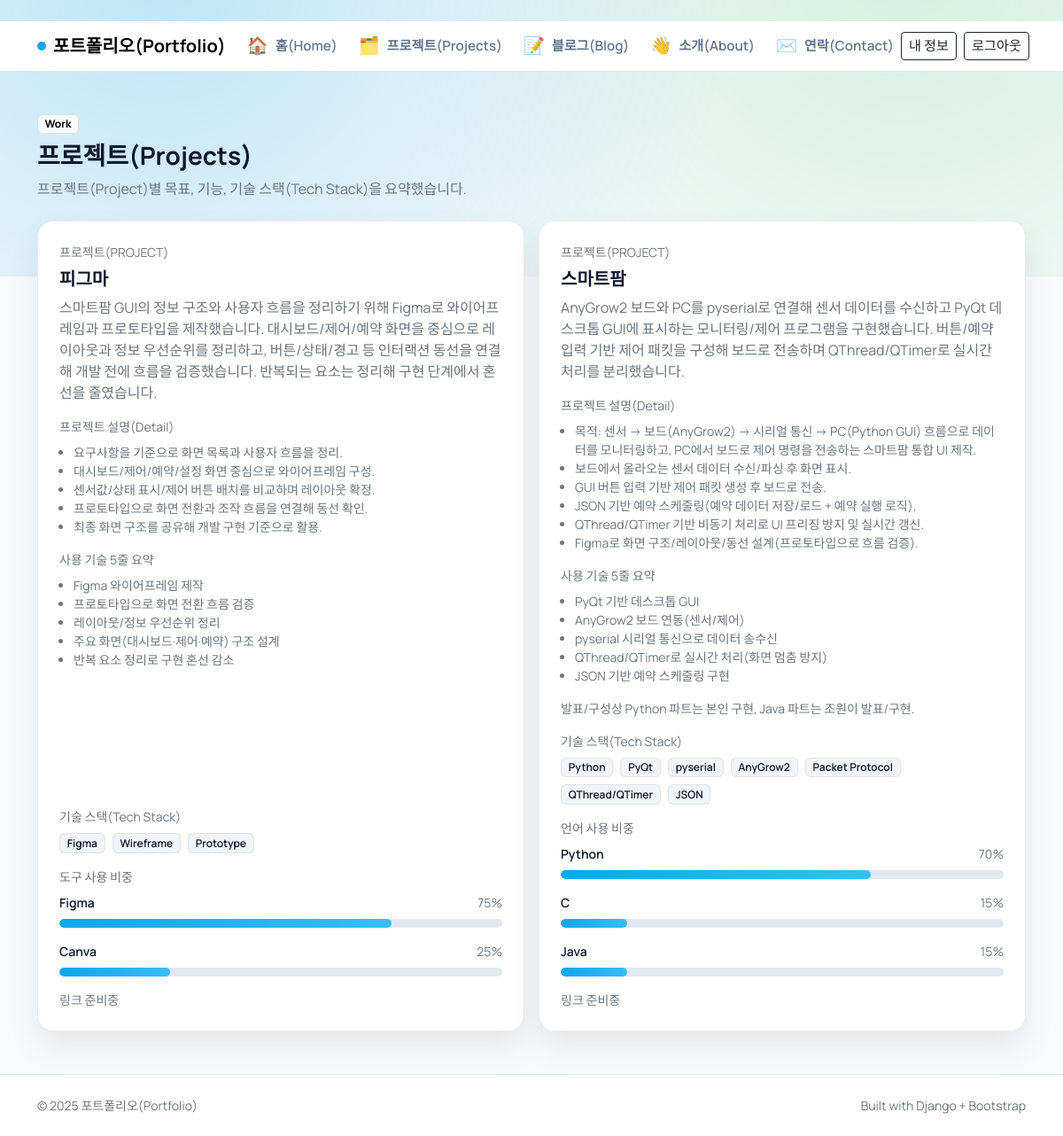
Page /projects/ (signed in) on the committed database.
### pages/models.py (models this page shows, shortened)
class Project(models.Model):
    USAGE_LANGUAGE = "language"
    USAGE_TOOL = "tool"
    USAGE_OTHER = "other"
    USAGE_CHOICES = [
        (USAGE_LANGUAGE, "Language"),
        (USAGE_TOOL, "Tool"),
        (USAGE_OTHER, "Other"),
    ]
    name = models.CharField(max_length=200)
    summary = models.TextField()
    link = models.URLField(blank=True)
    tech_stack = models.JSONField(default=list, blank=True)
    details = models.JSONField(default=list, blank=True)
    highlights = models.JSONField(default=list, blank=True)
    note = models.TextField(blank=True)
    usage_title = models.CharField(max_length=120, blank=True)
    usage_type = models.CharField(max_length=20, choices=USAGE_CHOICES, blank=True)
    usage_items = models.JSONField(default=list, blank=True)
    owner = models.ForeignKey(
        settings.AUTH_USER_MODEL,
        on_delete=models.CASCADE,
        related_name="projects",
        null=True,
        blank=True,
    )
    order = models.PositiveIntegerField(default=0)
    created_at = models.DateTimeField(default=timezone.now)
    updated_at = models.DateTimeField(auto_now=True)
    class Meta:
        ordering = ["order", "-created_at"]

### pages/views.py (the view)
# urls.py: path("projects/", views.projects, name="projects"),
def projects(request):
    profile = _build_profile()
    projects = _get_projects(request.user)
    return render(request, "pages/projects.html", {"profile": profile, "projects": projects})

### pages/views.py (called while the page is built)
def _get_projects(user):
    if not user.is_authenticated:
        return []
    return list(Project.objects.filter(owner=user))

def _build_profile():
    profile = PROFILE.copy()
    email = profile.get("email", "")
    profile["email_link"] = f"mailto:{email}" if email else ""
    github = profile.get("github", "")
    if github and not github.startswith(("http://", "https://")):
        profile["github_link"] = f"https://github.com/{github}"
    else:
        profile["github_link"] = github
    profile["resume_link"] = profile.get("resume", "")
    return profile

### pages/templates/pages/projects.html (shortened to what this page needs)
﻿{% extends "blog/base.html" %}
{% block content %}
<section class="mb-4 fade-up">
  <span class="badge text-bg-light border mb-2">Work</span>
  <h1 class="h3 fw-bold mb-2">프로젝트(Projects)</h1>
  <p class="text-secondary mb-0">프로젝트(Project)별 목표, 기능, 기술 스택(Tech Stack)을 요약했습니다.</p>
</section>
<div class="row row-cols-1 row-cols-md-2 g-3 stagger">
  {% for project in projects %}
    {% include "pages/_project_card.html" with project=project show_detail=True %}
  {% endfor %}
</div>
{% endblock %}

### pages/templates/pages/_project_card.html (shortened to what this page needs)
﻿<div class="col">
  <div class="surface h-100 p-4 d-flex flex-column">
    <div class="small text-uppercase text-secondary mb-2">프로젝트(Project)</div>
    <h3 class="h5 fw-bold mb-2">{{ project.name }}</h3>
    <div class="flex-grow-1">
      <p class="text-secondary mb-3">{{ project.summary }}</p>
      {% if show_detail and project.details %}
        <div class="mb-3">
          <div class="small text-secondary mb-2">프로젝트 설명(Detail)</div>
          <ul class="small text-secondary mb-0 ps-3">
            {% for line in project.details %}
              <li>{{ line }}</li>
            {% endfor %}
          </ul>
        </div>
      {% endif %}
      {% if show_detail and project.highlights %}
        <div class="mb-3">
          <div class="small text-secondary mb-2">사용 기술 5줄 요약</div>
          <ul class="small text-secondary mb-0 ps-3">
            {% for line in project.highlights %}
              <li>{{ line }}</li>
            {% endfor %}
          </ul>
        </div>
      {% endif %}
      {% if show_detail and project.note %}
        <div class="small text-secondary mb-3">{{ project.note }}</div>
      {% endif %}
    </div>
    <div class="mb-3">
      <div class="small text-secondary mb-2">기술 스택(Tech Stack)</div>
      <div class="d-flex flex-wrap gap-2">
        {% for tech in project.tech_stack %}
          <span class="badge badge-skill">{{ tech }}</span>
        {% endfor %}
      </div>
    </div>
    {% if show_detail and project.usage_items %}
      <div class="mb-3">
        <div class="small text-secondary mb-2">
          {% if project.usage_title %}
            {{ project.usage_title }}
          {% elif project.usage_type == "tool" %}
            도구 사용 비중
          {% elif project.usage_type == "language" %}
            언어 사용 비중
          {% else %}
            사용 비중
          {% endif %}
        </div>
        <div class="d-grid gap-3">
          {% for item in project.usage_items %}
            <div>
              <div class="d-flex justify-content-between small mb-2">
                <span class="fw-semibold">{{ item.label }}</span>
                <span class="text-secondary">{{ item.percent }}%</span>
              </div>
              <div class="chart-track">
                <div class="chart-fill accent" style="width: {{ item.percent }}%"></div>
              </div>
            </div>
          {% endfor %}
        </div>
      </div>
    {% endif %}
    {% if project.link %}
      <a class="btn btn-sm btn-outline-primary mt-auto" href="{{ project.link }}" target="_blank" rel="noopener">링크(Link)</a>
    {% else %}
      <div class="mt-auto small text-secondary">링크 준비중</div>
    {% endif %}
  </div>
</div>

### blog/templates/blog/base.html (style rules this page uses)
:root { --ink: #0f172a; --muted: #64748b; --accent: #0ea5e9; --accent-2: #22c55e; --surface: #ffffff; --border: rgba(15, 23, 42, 0.08); --radius: 18px; }
body { font-family: "Manrope", sans-serif; color: var(--ink); background: #f8fafc; min-height: 100vh; }
body::before { content: ""; position: fixed; inset: -10% 0 auto 0; height: 55vh; background: radial-gradient(circle at 15% 20%, rgba(14, 165, 233, 0.25), transparent 60%), radial-gradient(circle at 85% 15%, rgba(34, 197, 94, 0.18), transparent 55%); z-index: -1; }
.surface { background: var(--surface); border: 1px solid var(--border); border-radius: var(--radius); box-shadow: 0 18px 36px rgba(15, 23, 42, 0.08); }
.badge-skill { background: #f1f5f9; color: var(--ink); border: 1px solid rgba(15, 23, 42, 0.08); font-weight: 600; }
.chart-track { height: 10px; background: #e2e8f0; border-radius: 999px; overflow: hidden; }
.chart-fill { height: 100%; border-radius: 999px; }
.chart-fill.accent { background: linear-gradient(90deg, var(--accent), #38bdf8); }
.fade-up { animation: fadeUp 0.7s ease both; }
.stagger > * { animation: fadeUp 0.7s ease both; }
.stagger > *:nth-child(2) { animation-delay: 0.08s; }

### rows in the picture
Project: name "피그마", summary "스마트팜 GUI의 정보 구조와 사용자 흐름을 정리하기 위해 Figma로 와이어프레임과 프로토타입을 제작했습니다. 대시보드/제어/예약 화면을 중심으로 레이아웃과 정보 우선순위를 정리하고, 버튼/상태/경고 등 인터랙션 동선을 연결해 개발 전에 흐름을 검증했습니다. 반복되는 요소는 정리해 구현 단계에서 혼선을 줄였습니다.", details "요구사항을 기준으로 화면 목록과 사용자 흐름을 정리." "대시보드/제어/예약/설정 화면 중심으로 와이어프레임 구성." "센서값/상태 표시/제어 버튼 배치를 비교하며 레이아웃 확정." "프로토타입으로 화면 전환과 조작 흐름을 연결해 동선 확인." "최종 화면 구조를 공유해 개발 구현 기준으로 활용.", highlights "Figma 와이어프레임 제작" "프로토타입으로 화면 전환 흐름 검증" "레이아웃/정보 우선순위 정리" "주요 화면(대시보드·제어·예약) 구조 설계" "반복 요소 정리로 구현 혼선 감소", tech_stack "Figma" "Wireframe" "Prototype", usage_title "도구 사용 비중", label "Figma" "Canva", percent "75" "25", link "링크 준비중"
Project: name "스마트팜", summary "AnyGrow2 보드와 PC를 pyserial로 연결해 센서 데이터를 수신하고 PyQt 데스크톱 GUI에 표시하는 모니터링/제어 프로그램을 구현했습니다. 버튼/예약 입력 기반 제어 패킷을 구성해 보드로 전송하며 QThread/QTimer로 실시간 처리를 분리했습니다.", details "목적: 센서 -> 보드(AnyGrow2) -> 시리얼 통신 -> PC(Python GUI) 흐름으로 데이터를 모니터링하고, PC에서 보드로 제어 명령을 전송하는 스마트팜 통합 UI 제작." "보드에서 올라오는 센서 데이터 수신/파싱 후 화면 표시." "GUI 버튼 입력 기반 제어 패킷 생성 후 보드로 전송." "JSON 기반 예약 스케줄링(예약 데이터 저장/로드 + 예약 실행 로직)." "QThread/QTimer 기반 비동기 처리로 UI 프리징 방지 및 실시간 갱신." "Figma로 화면 구조/레이아웃/동선 설계(프로토타입으로 흐름 검증).", highlights "PyQt 기반 데스크톱 GUI" "AnyGrow2 보드 연동(센서/제어)" "pyserial 시리얼 통신으로 데이터 송수신" "QThread/QTimer로 실시간 처리(화면 멈춤 방지)" "JSON 기반 예약 스케줄링 구현", note "발표/구성상 Python 파트는 본인 구현, Java 파트는 조원이 발표/구현.", tech_stack "Python" "PyQt" "pyserial" "AnyGrow2" "Packet Protocol" "QThread/QTimer" "JSON", usage_title "언어 사용 비중", label "Python" "C" "Java", percent "70" "15" "15", link "링크 준비중"
